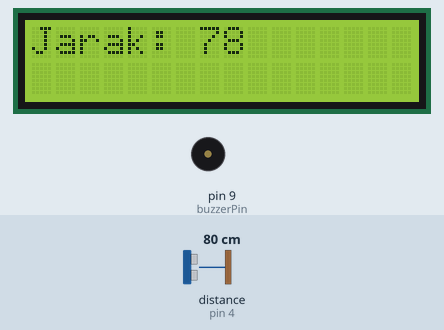
Recording of a sketch running on a simulated Arduino Uno, built with avr-gcc and run on an emulated ATmega328P. Shown: 16×2 character LCD, buzzer (waves = sounding). Wiring (inferred from the names in the program): ultrasonic range finder: trigger pin 7; echo pin 4. The inputs (shaded band) are chosen by the test bench; at power-on: distance to the obstacle (sensor on pin 4) 80 cm. The echo pulse lasts 58.3 µs per cm.

Above: at 1.2 s.
1.3 s: distance to the obstacle (sensor on pin 4) set to 33 cm
At 2.3 s:
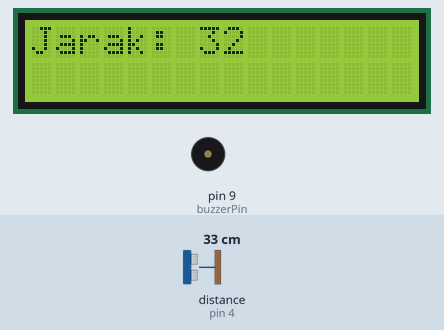
2.8 s: distance to the obstacle (sensor on pin 4) set to 28 cm
At 3.6 s:
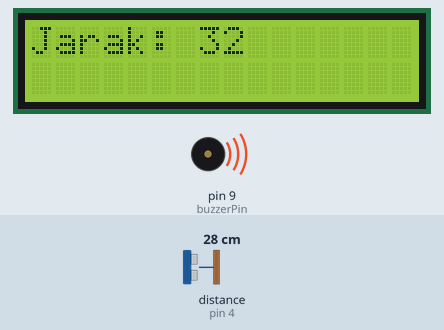
5.8 s: distance to the obstacle (sensor on pin 4) set to 2 cm
At 6.4 s:
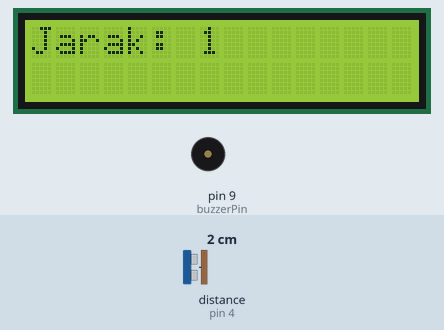
Timing chart, 0 to 13.7 s (numbered marks = the images above; inputs shaded):
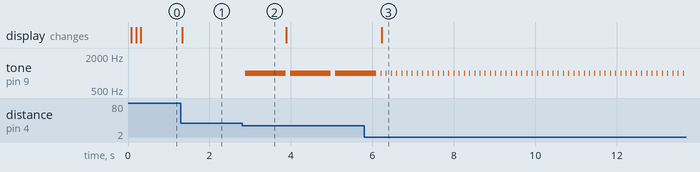

Measured:
- the behaviour switches between 31 and 30 cm on distance to the obstacle (sensor on pin 4) (found by bisection; images 1 and 2)
- after the input at 1.3 s, the display: changes at once (image 1)
- after the input at 2.8 s, tone on pin 9 (buzzerPin): alternates 1000 Hz for 1.0 s and silent for 0.11 s, starting after 0.07 s
- after the input at 5.8 s, tone on pin 9 (buzzerPin): alternates 1000 Hz for 0.02 s and silent for 0.11 s, starting after 0.42 s; the display: changes after 0.43 s (image 3)

The sketch:

Kelompok_5_Detektor_Parkir.ino
```cpp
#include <Wire.h>
#include <LiquidCrystal_I2C.h>

LiquidCrystal_I2C lcd(0x27, 16, 2);  // Inisialisasi objek LCD I2C dengan alamat 0x27

const int trigPin = 7;    // Pin trigger sensor ultrasonik
const int echoPin = 4;    // Pin echo sensor ultrasonik
const int buzzerPin = 9;  // Pin buzzer pasif

unsigned long previousMillis = 0;
const long buzzerInterval = 100; // Interval waktu antara bunyi buzzer (ms)

void setup() {
  pinMode(trigPin, OUTPUT);
  pinMode(echoPin, INPUT);
  pinMode(buzzerPin, OUTPUT);

  // Inisialisasi LCD
  lcd.init();
  lcd.backlight();
  lcd.clear();
  lcd.print("Jarak:");

  // Tes bunyi buzzer saat booting
  beep(1000); // Bunyikan buzzer saat booting
}

void loop() {
  // Mengirim sinyal ultrasonik
  digitalWrite(trigPin, LOW);
  delayMicroseconds(2);
  digitalWrite(trigPin, HIGH);
  delayMicroseconds(10);
  digitalWrite(trigPin, LOW);

  // Menerima waktu pantulan sinyal ultrasonik
  long duration = pulseIn(echoPin, HIGH);

  // Menghitung jarak dalam sentimeter
  long distance_cm = duration * 0.034 / 2;

  // Menyalakan buzzer berdasarkan jarak
  if (distance_cm < 10) {
    beep(20); // Bunyi sangat cepat jika jarak kurang dari 10 cm
  } else if (distance_cm >= 10 && distance_cm < 20) {
    beep(500); // Bunyi agak cepat jika jarak antara 10 dan 20 cm
  } else if (distance_cm >= 20 && distance_cm < 30) {
    beep(1000); // Bunyi agak lama jika jarak antara 20 dan 30 cm
  } else {
    noTone(buzzerPin); // Matikan bunyi buzzer jika jarak lebih dari atau sama dengan 30 cm
  }

  // Menampilkan jarak di LCD
  lcd.setCursor(7, 0);
  lcd.print("    "); // Menghapus nilai sebelumnya
  lcd.setCursor(7, 0);
  lcd.print(distance_cm);
  lcd.print(" ");

  delay(100); // Delay untuk stabilitas bacaan
}

// Fungsi untuk menyalakan buzzer dengan durasi tertentu
void beep(int duration) {
  unsigned long currentMillis = millis();

  // Bunyi buzzer hanya jika telah berlalu interval waktu tertentu
  if (currentMillis - previousMillis >= buzzerInterval) {
    previousMillis = currentMillis;
    tone(buzzerPin, 1000); // Nyalakan bunyi buzzer dengan frekuensi 1000 Hz
    delay(duration); // Tahan bunyi buzzer selama durasi yang ditentukan
    noTone(buzzerPin); // Matikan bunyi buzzer
  }
}
```
